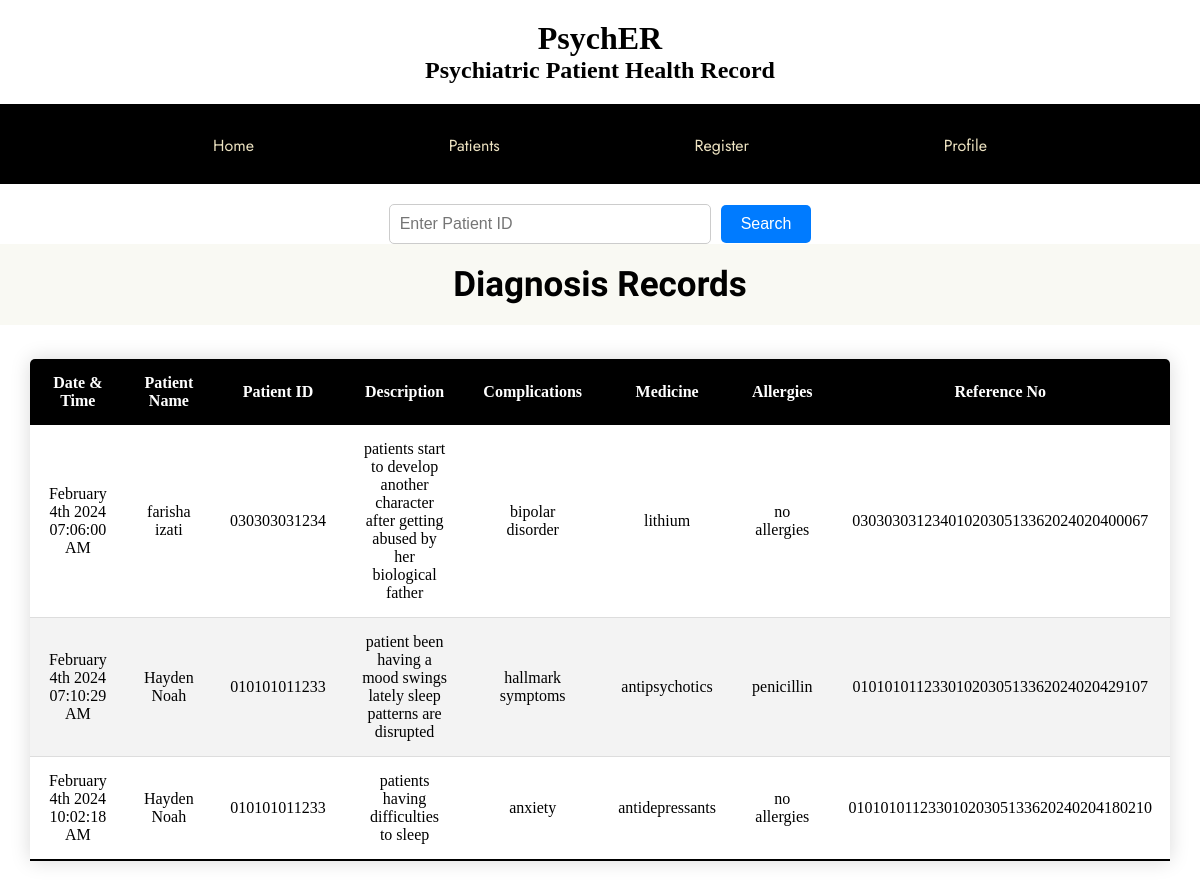
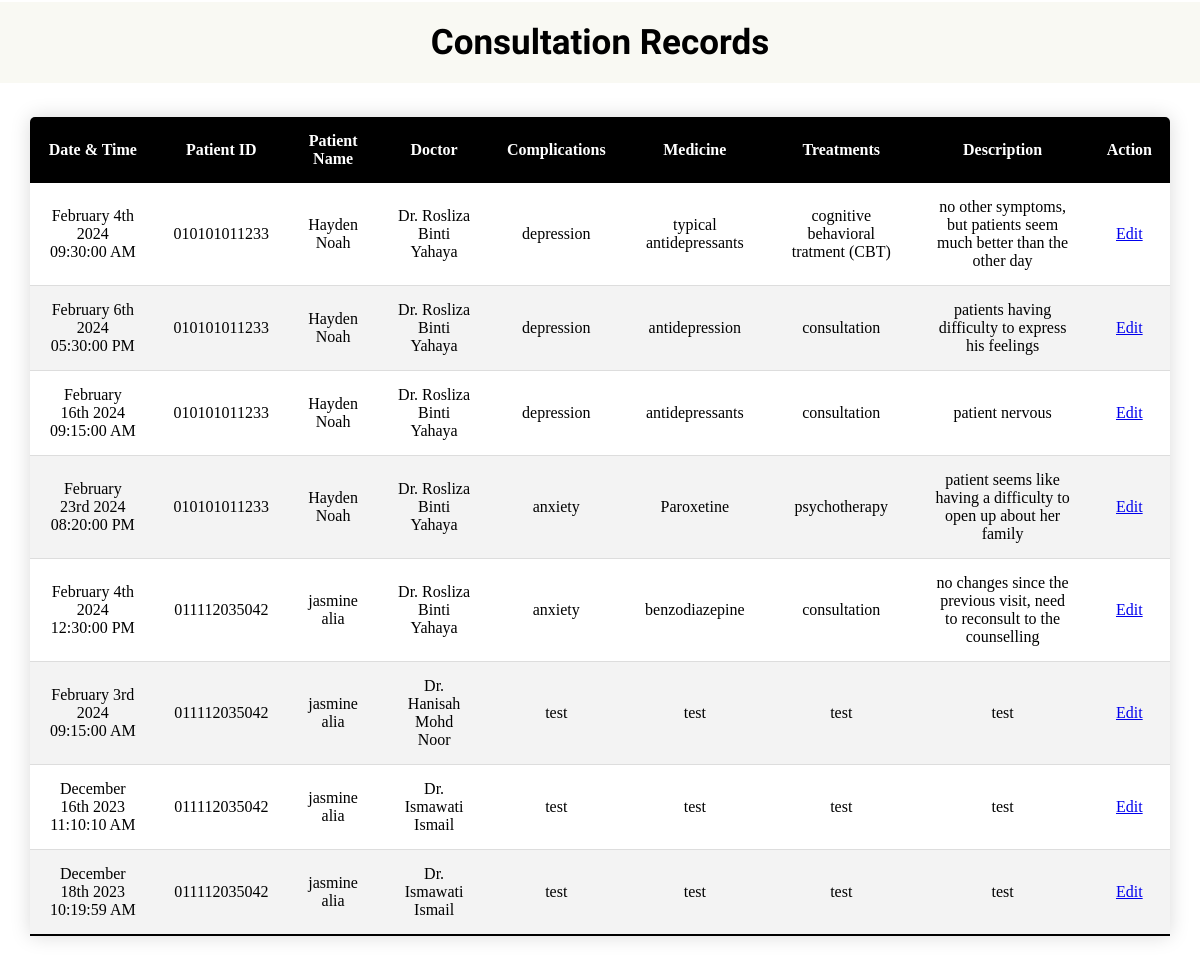
The page /srecords.php (signed in) on the database its author committed (2 pictures, top to bottom).
### tables this page shows
CREATE TABLE `medical_administration` (
  `Patient_SSN` varchar(20) NOT NULL,
  `Doctor_SSN` varchar(20) NOT NULL,
  `Date_Time` datetime NOT NULL,
  `Description` longtext NOT NULL,
  `Complication` longtext DEFAULT NULL,
  `Medicine` longtext DEFAULT NULL,
  `Allergies` longtext DEFAULT NULL
);

### srecords.php (the view, shortened to what this page needs)
<?php
require "connection.php";
$medDosageSql = "SELECT CONCAT(p.SSN, d.SSN, DATE_FORMAT(c.Date_Time,'%Y%m%d%s%i%k')) AS Reference,
                 DATE_FORMAT(c.Date_Time,'%M %D %Y %r') AS Date_Time,
                 CONCAT(d.F_Name,' ',d.L_Name) AS doctor_fullname,
                 CONCAT(p.F_Name,' ',p.L_Name) AS patient_fullname,
                 Patient_SSN, c.Description, Complication, Medicine, Allergies
                 FROM medical_administration c, patient p, doctor d
                 WHERE p.SSN = Patient_SSN AND d.SSN = Doctor_SSN";
$medDosageStmt = mysqli_stmt_init($conn);
if (!mysqli_stmt_prepare($medDosageStmt, $medDosageSql)) {
    header("Location:srecords.php?error=sqlerror");
    exit();
}
mysqli_stmt_execute($medDosageStmt);
$medDosageResult = mysqli_stmt_get_result($medDosageStmt);
$consultationSql = "SELECT DISTINCT CONCAT(p.SSN,d.SSN,DATE_FORMAT(c.Date_Time,'%Y%m%d%s%i%k')) AS Reference,
                    DATE_FORMAT(c.Date_Time,'%M %D %Y %r') AS Date_Time,
                    CONCAT(d.F_Name,' ',d.L_Name) AS doctor_fullname,
                    CONCAT(p.F_Name,' ',p.L_Name) AS patient_fullname,
                    c.Patient_SSN, c.Complications, c.PatientName,
                    c.Medicines, c.Description1, c.Treatments
                    FROM consultation c
                    JOIN patient p ON c.Patient_SSN = p.SSN
                    JOIN doctor d ON c.Doctor_SSN = d.SSN";
$consultationStmt = mysqli_stmt_init($conn);
if (!mysqli_stmt_prepare($consultationStmt, $consultationSql)) {
    header("Location:drecords.php?error=sqlerror");
    exit();
}
mysqli_stmt_execute($consultationStmt);
$consultationResult = mysqli_stmt_get_result($consultationStmt);
?>
<!DOCTYPE html>
<html lang="en" dir="ltr">
<head>
    <link rel="stylesheet" type="text/css" href="drecords_style.css">
</head>
<body>
<div class="header">
            <h1>PsychER</h1>
            <h2>Psychiatric Patient Health Record</h2>
        </div>
    <div class="navigation-bar" style="text-align: center">
        <a href="sdashboard.php">Home</a>
        <div class="dropdown">
        <a href="#">Patients</a>
        </div>
        <a href="aregister.php">Register</a>
        <a href="sprofile.php">Profile</a>
    </div>
   <div class="search-form">
    <form action="srecords.php" method="GET">
        <div class="search-container">
            <input type="text" name="patientID" placeholder="Enter Patient ID" class="search-input">
            <button type="submit" name="search" class="search-button">Search</button>
        </div>
    </form>
</div>
    <div class='welcome'><h2 class='mssg'>Diagnosis Records</h2></div>
    <div class='table_box'>
        <table class='content-table'>
            <thead>
                <tr>
                    <th>Date & Time</th>
                    <th>Patient Name</th>
                    <th>Patient ID</th>
                    <th>Description</th>
                    <th>Complications</th>
                    <th>Medicine</th>
                    <th>Allergies</th>
                    <th>Reference No</th>
                </tr>
            </thead>
            <tbody>
                <?php
                if (mysqli_num_rows($medDosageResult) > 0) {
                    while ($row = mysqli_fetch_assoc($medDosageResult)) {
                        echo "<tr>
                                <td>{$row['Date_Time']}</td>
                                <td>{$row['patient_fullname']}</td>
                                <td>{$row['Patient_SSN']}</td>
                                <td>{$row['Description']}</td>
                                <td>{$row['Complication']}</td>
                                <td>{$row['Medicine']}</td>
                                <td>{$row['Allergies']}</td>
                                <td>{$row['Reference']}</td>
                              </tr>";
                    }
                } else {
                    echo "<tr><td colspan='9'>No Medical Dosage Records Found</td></tr>";
                }
                ?>
            </tbody>
        </table>
    </div>
    <div class='welcome'><h2 class='mssg'>Consultation Records</h2></div>
    <div class='table_box'>
        <table class='content-table'>
            <thead>
                <tr>
                    <th>Date & Time</th>
                    <th>Patient ID</th>
                    <th>Patient Name</th>
                    <th>Doctor</th>
                    <th>Complications</th>
                    <th>Medicine</th>
                    <th>Treatments</th>
                    <th>Description</th>
                    <th>Action</th>
                </tr>
            </thead>
            <tbody>
                <?php
                if (mysqli_num_rows($consultationResult) > 0) {
                    while ($row = mysqli_fetch_assoc($consultationResult)) {
                        echo "<tr>
                                <td>{$row['Date_Time']}</td>
                                <td>{$row['Patient_SSN']}</td>
                                <td>{$row['patient_fullname']}</td>
                                <td>{$row['doctor_fullname']}</td>
                                <td>{$row['Complications']}</td>
                                <td>{$row['Medicines']}</td>
                                <td>{$row['Treatments']}</td>
                                <td>{$row['Description1']}</td>
                                <td>
                                <a href='seditrecords.php?patientSSN={$row['Patient_SSN']}&dateTime={$row['Date_Time']}'>Edit</a>
                            </td>
                          </tr>";
                    }
                } else {
                    echo "<tr><td colspan='9'>No Consultation Records Found</td></tr>";
                }
                ?>
            </tbody>
        </table>
    </div>
</body>
</html>

### drecords_style.css (style rules this page uses)
* { margin: 0; padding: 0; }
body { text-align: center; }
.header { text-align: center; margin: 20px; }
.navigation-bar { background-color: black; overflow: hidden; font-family: "Jost", sans-serif; height: 80px; text-align: center; }
.navigation-bar a { display: inline-block; font-size: 16px; text-decoration: none; color: #ece2c1; padding: 30px 15px; margin: 0 80px; }
.search-form { margin-top: 20px; text-align: center; }
.search-container { display: flex; justify-content: center; align-items: center; }
.search-input { padding: 10px; width: 300px; border: 1px solid #ccc; border-radius: 5px; font-size: 16px; outline: none; }
.search-button { background-color: #007BFF; color: white; border: none; border-radius: 5px; padding: 10px 20px; margin-left: 10px; cursor: pointer; font-size: 16px; }
.content-table { border-collapse: collapse; margin: 25px auto; font-size: 1em; width: 95%; max-width: 98%; border-radius: 5px 5px 0 0; overflow: hidden; box-shadow: 0 0 20px rgba(0, 0, 0, 0.15); }
.content-table thead tr { background-color: black; color: white; text-align: left; font-weight: bold; }
.content-table th, .content-table td { padding: 15px 18px; text-align: center; }
.content-table tbody tr { border-bottom: 1px solid #dddddd; }
.content-table tbody tr:nth-of-type(even) { background-color: #f3f3f3; }
.content-table tbody tr:last-of-type { border-bottom: 2px solid black; }
.welcome { width: 100%; height: 90px; }
.mssg { font-family: "Barlow Condensed", sans-serif; font-size: 35px; background: #f9f9f3; text-align: center; padding: 20px; }

### srecords.php (style rules this page uses)
thead { text-decoration: underline; }
table { margin-top: 5px; }
.dropdown { display: inline-block; }

### rows shown on the page
medical_administration: Date_Time "February 4th 2024 07:06:00 AM", patient_fullname "farisha izati", Patient_SSN "030303031234", Description "patients start to develop another character after getting abused by her biological father", Complication "bipolar disorder", Medicine "lithium", Allergies "no allergies", Reference "0303030312340102030513362024020400067"
medical_administration: Date_Time "February 4th 2024 07:10:29 AM", patient_fullname "Hayden Noah", Patient_SSN "010101011233", Description "patient been having a mood swings lately sleep patterns are disrupted", Complication "hallmark symptoms", Medicine "antipsychotics", Allergies "penicillin", Reference "0101010112330102030513362024020429107"
medical_administration: Date_Time "February 4th 2024 10:02:18 AM", patient_fullname "Hayden Noah", Patient_SSN "010101011233", Description "patients having difficulties to sleep", Complication "anxiety", Medicine "antidepressants", Allergies "no allergies", Reference "01010101123301020305133620240204180210"

### other values the page prints
$row['Date_Time'] "February 4th 2024 09:30:00 AM"
$row['Patient_SSN'] "010101011233"
$row['patient_fullname'] "Hayden Noah"
$row['doctor_fullname'] "Dr. Rosliza Binti Yahaya"
$row['Complications'] "depression"
$row['Medicines'] "typical antidepressants"
$row['Treatments'] "cognitive behavioral tratment (CBT)"
$row['Description1'] "no other symptoms, but patients seem much better than the other day"
$row['Date_Time'] "February 6th 2024 05:30:00 PM"
$row['Medicines'] "antidepression"
$row['Treatments'] "consultation"
$row['Description1'] "patients having difficulty to express his feelings"
$row['Date_Time'] "February 16th 2024 09:15:00 AM"
$row['Medicines'] "antidepressants"
$row['Description1'] "patient nervous"
